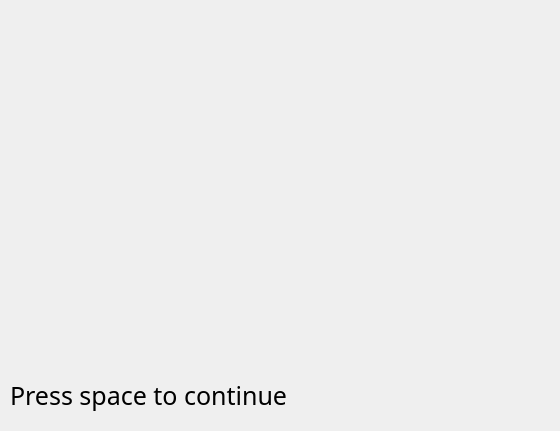
<?xml version="1.0" encoding="UTF-8"?>
<ui version="4.0">
 <class>SplashScreen</class>
 <widget class="QMainWindow" name="SplashScreen">
  <property name="geometry">
   <rect>
    <x>0</x>
    <y>0</y>
    <width>560</width>
    <height>431</height>
   </rect>
  </property>
  <property name="sizePolicy">
   <sizepolicy hsizetype="Fixed" vsizetype="Fixed">
    <horstretch>0</horstretch>
    <verstretch>0</verstretch>
   </sizepolicy>
  </property>
  <property name="font">
   <font>
    <weight>50</weight>
    <italic>false</italic>
    <bold>false</bold>
   </font>
  </property>
  <property name="windowTitle">
   <string>MainWindow</string>
  </property>
  <property name="styleSheet">
   <string notr="true"/>
  </property>
  <widget class="QWidget" name="centralwidget">
   <widget class="QLabel" name="label">
    <property name="geometry">
     <rect>
      <x>10</x>
      <y>370</y>
      <width>321</width>
      <height>51</height>
     </rect>
    </property>
    <property name="font">
     <font>
      <family>Brushstroke</family>
      <pointsize>19</pointsize>
     </font>
    </property>
    <property name="text">
     <string>Press space to continue</string>
    </property>
   </widget>
  </widget>
 </widget>
 <resources/>
 <connections/>
</ui>
